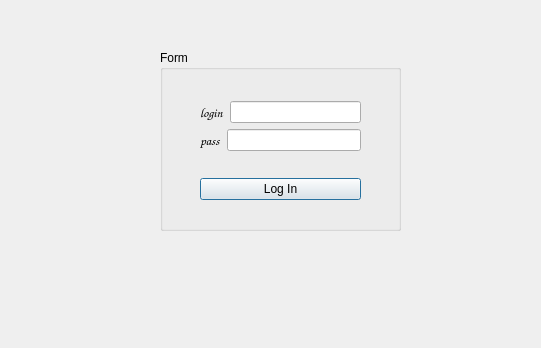
<?xml version="1.0" encoding="UTF-8"?>
<ui version="4.0">
 <class>Auth</class>
 <widget class="QDialog" name="Auth">
  <property name="geometry">
   <rect>
    <x>0</x>
    <y>0</y>
    <width>541</width>
    <height>348</height>
   </rect>
  </property>
  <property name="windowTitle">
   <string>Dialog</string>
  </property>
  <widget class="QGroupBox" name="groupBox">
   <property name="geometry">
    <rect>
     <x>160</x>
     <y>50</y>
     <width>241</width>
     <height>181</height>
    </rect>
   </property>
   <property name="title">
    <string>Form</string>
   </property>
   <widget class="QWidget" name="">
    <property name="geometry">
     <rect>
      <x>40</x>
      <y>30</y>
      <width>161</width>
      <height>141</height>
     </rect>
    </property>
    <layout class="QVBoxLayout" name="verticalLayout_2">
     <item>
      <layout class="QVBoxLayout" name="verticalLayout">
       <item>
        <layout class="QHBoxLayout" name="horizontalLayout">
         <item>
          <widget class="QLabel" name="login">
           <property name="font">
            <font>
             <family>Comic Sans MS</family>
             <pointsize>10</pointsize>
             <italic>false</italic>
             <bold>true</bold>
            </font>
           </property>
           <property name="text">
            <string>login</string>
           </property>
          </widget>
         </item>
         <item>
          <widget class="QLineEdit" name="loginLine"/>
         </item>
        </layout>
       </item>
       <item>
        <layout class="QHBoxLayout" name="horizontalLayout_2">
         <item>
          <widget class="QLabel" name="pass">
           <property name="font">
            <font>
             <family>Comic Sans MS</family>
             <pointsize>10</pointsize>
             <italic>true</italic>
             <bold>true</bold>
            </font>
           </property>
           <property name="text">
            <string>pass</string>
           </property>
          </widget>
         </item>
         <item>
          <widget class="QLineEdit" name="passLine"/>
         </item>
        </layout>
       </item>
      </layout>
     </item>
     <item>
      <widget class="QPushButton" name="loginButton">
       <property name="text">
        <string>Log In</string>
       </property>
      </widget>
     </item>
    </layout>
   </widget>
  </widget>
  <widget class="QLabel" name="image">
   <property name="geometry">
    <rect>
     <x>20</x>
     <y>80</y>
     <width>121</width>
     <height>121</height>
    </rect>
   </property>
   <property name="text">
    <string/>
   </property>
  </widget>
 </widget>
 <resources/>
 <connections/>
</ui>
